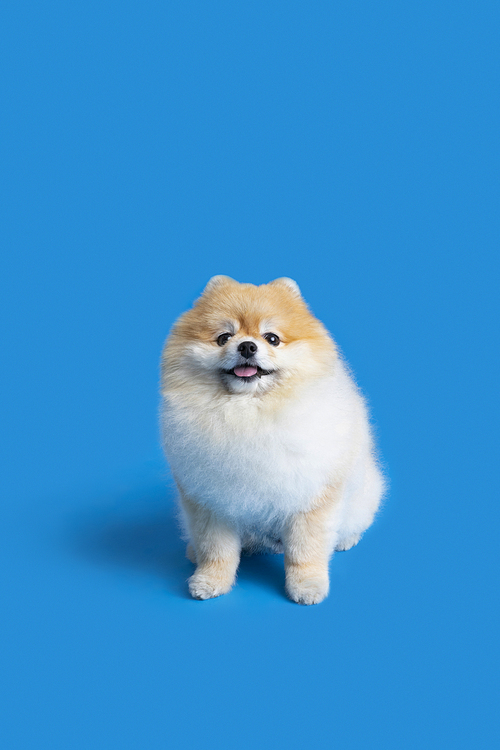
#> input picture images/image1.jpg, 500 x 750 px
$ python cartoonRendering.py
#> lines starting #> are read from the running program, lines starting #| are printed output that depends on the picture; after the words box and inside, x2 and y2 are one past the last pixel; in counts of white or black regions, pixels touching at a corner belong together
import cv2
import numpy as np

img = cv2.imread('images/image1.jpg')
#> img is the input picture: shape (750, 500, 3); mean B, G, R 208.5, 146.7, 59.3
# img = cv2.imread('images/image2.webp')

# 그레이스케일 변환
gray = cv2.cvtColor(img, cv2.COLOR_BGR2GRAY)
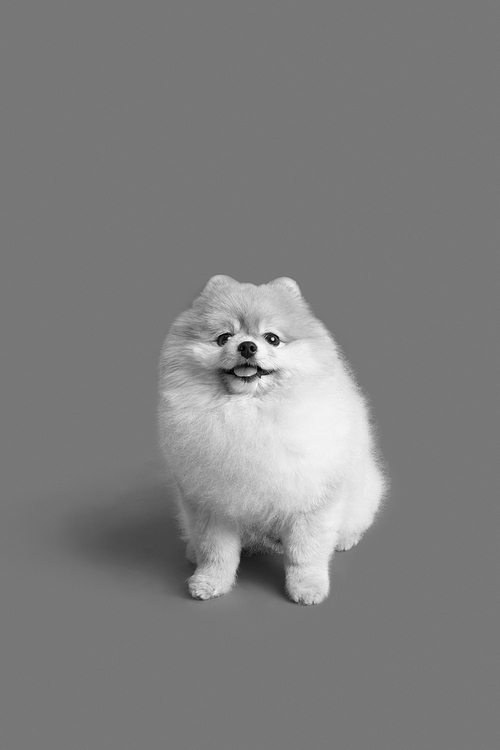
#> gray: shape (750, 500); min 0, max 252, mean 127.7

# Median Blur (노이즈 제거)
gray = cv2.medianBlur(gray, 5)

# Adaptive Thresholding (스케치 선 마스크 생성)
edges = cv2.adaptiveThreshold(
    gray, 255,
    cv2.ADAPTIVE_THRESH_MEAN_C,
    cv2.THRESH_BINARY,
    blockSize=5,
    C=3
)
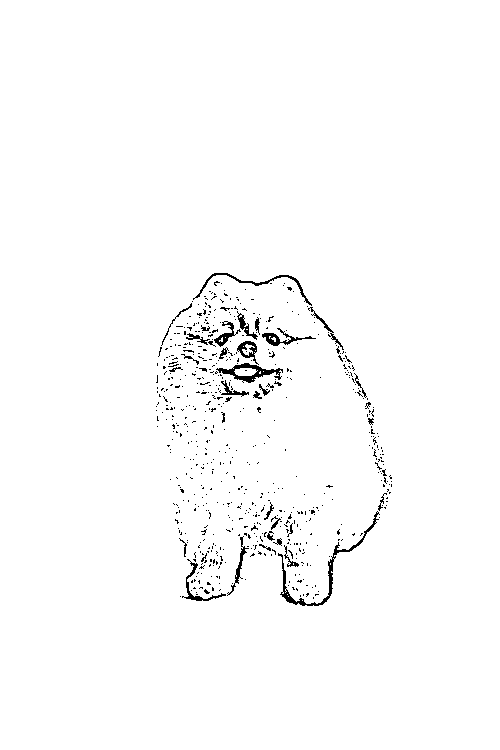
#> edges: shape (750, 500); 98.4% white; black in thin lines or dots, all inside (x1, y1, x2, y2) = (156, 273, 392, 606)

# 십자가 커널
kernel = np.array([[0, 1, 0],
                   [1, 1, 1],
                   [0, 1, 0]], dtype=np.uint8)

# 침식 적용
edges = cv2.erode(edges, kernel, iterations=1)
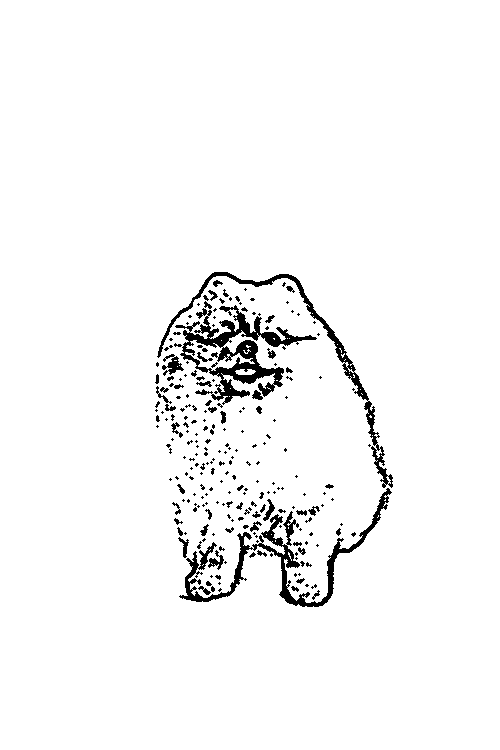
#> edges: shape (750, 500); 96.5% white; 239 black regions (181 under 20 px), largest, box (x1, y1, x2, y2) and area: (175, 305, 317, 405) 3866, (179, 488, 392, 607) 3184, (157, 272, 393, 488) 2101

# Bilateral Filter (색상 평탄화)
color = img.copy()
for _ in range(7):
    color = cv2.bilateralFilter(color, 9, 250, 250)
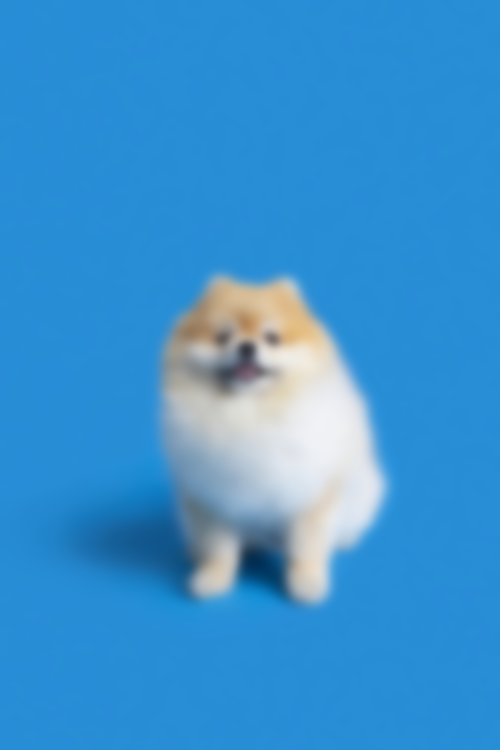
#> color: shape (750, 500, 3); mean B, G, R 208.4, 146.9, 59.3

# 합성
cartoon = cv2.bitwise_and(color, color, mask=edges)
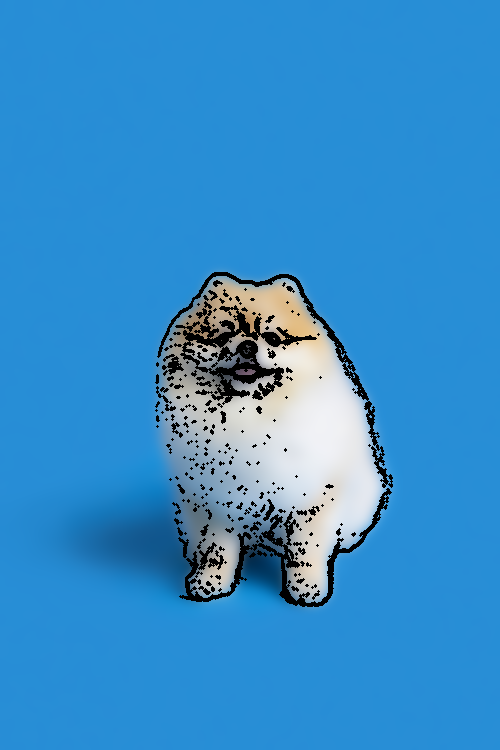
#> cartoon: shape (750, 500, 3); mean B, G, R 202.6, 141.6, 54.8

cv2.imshow("Original", img)
cv2.imshow("Cartoon Rendering", cartoon)

cv2.waitKey(0)
cv2.destroyAllWindows()
